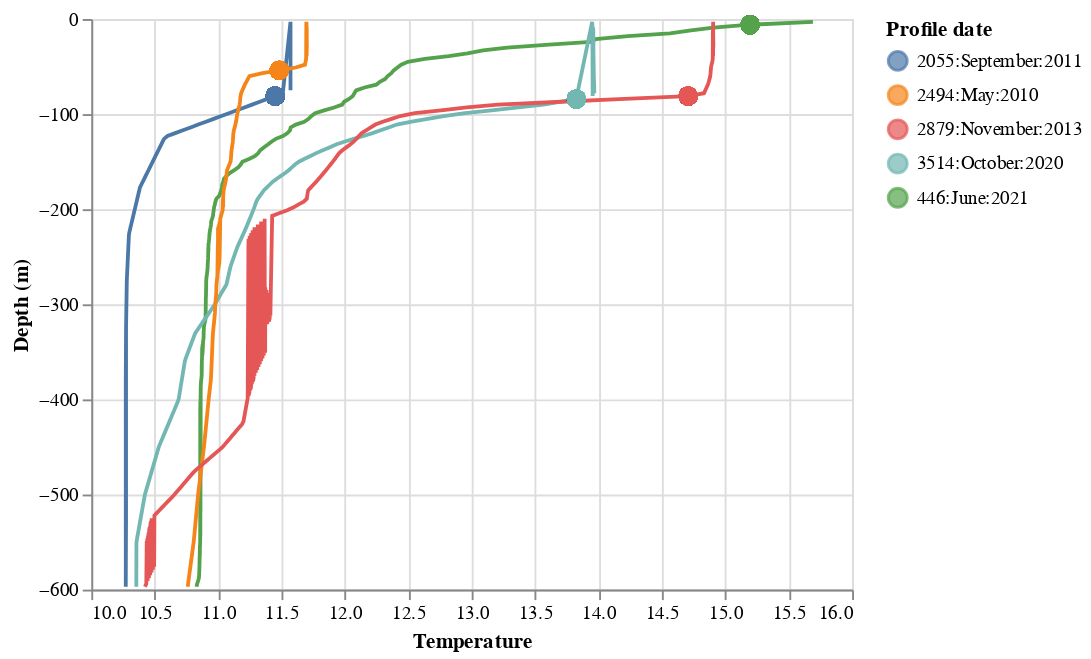

Here is the notebook cell this chart was saved with:
### Code cell
meltDf,mldDf = createVisualisationDataframes(df=df,mlDepth=mldnumbaConditionLoopParallel,mldTemp=mldTempnumbaConditionLoopParallel)
sampleQueries = meltDf.variable.sample(5)
tempLines = alt.Chart(meltDf.loc[meltDf.variable.isin(sampleQueries)]).mark_line().encode(
    x=alt.X('value:Q',title="Temperature"),
    y=alt.Y('z:Q',title="Depth (m)"),
    color=alt.Color('variable:N',title="Profile date"))
mldSpots = alt.Chart(mldDf.loc[mldDf.loc[:,'index'].isin(sampleQueries)]).mark_circle(size=100).encode(
    x="mldTemp:Q",
    y="mld:Q",
    color="index:N")
alt.layer(*(tempLines,mldSpots))

### Figure 1 — Vega-Lite specification as saved in the notebook (floating-point values rounded to 4 significant figures; data arrays with more than 128 entries replaced by an {"elided": "..."} marker saying what was removed)
{"config": {"view": {"continuousWidth": 400, "continuousHeight": 300}}, "layer": [{"data": {"name": "data-41e01b04002078d05fec454982d81c61"}, "mark": "line", "encoding": {"color": {"field": "variable", "title": "Profile date", "type": "nominal"}, "x": {"field": "value", "title": "Temperature", "type": "quantitative"}, "y": {"field": "z", "title": "Depth (m)", "type": "quantitative"}}}, {"data": {"name": "data-4fd3f2046279ffc5b379f85019b47eac"}, "mark": {"type": "circle", "size": 100}, "encoding": {"color": {"field": "index", "type": "nominal"}, "x": {"field": "mldTemp", "type": "quantitative"}, "y": {"field": "mld", "type": "quantitative"}}}], "$schema": "https://vega.github.io/schema/vega-lite/v4.17.0.json", "datasets": {"data-41e01b04002078d05fec454982d81c61": {"elided": "995 records"}, "data-4fd3f2046279ffc5b379f85019b47eac": {"elided": "500 records"}}}
